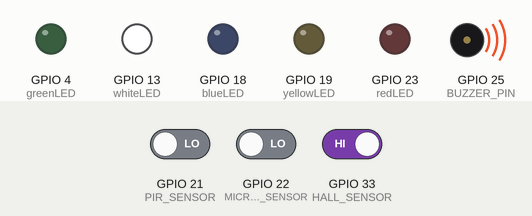
Simulated run of this program. Board: ESP32. On the bench: output pins drawn as LEDs (lit = HIGH), buzzer (waves = sounding, pin HIGH). The inputs (shaded band) are chosen by the test bench; at power-on: GPIO 22 (MICROWAVE_SENSOR) LOW, GPIO 21 (PIR_SENSOR) LOW, GPIO 33 (HALL_SENSOR) HIGH. WiFi joins after 1.5 s; servers stay silent unless stated; uploads are accepted with an empty reply; what the program prints to the serial monitor is not drawn.

Above: at 2.7 s.
2.8 s: GPIO 22 (MICROWAVE_SENSOR) driven HIGH
At 5.6 s:
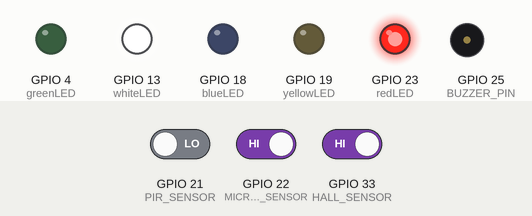
5.8 s: GPIO 22 (MICROWAVE_SENSOR) driven LOW
At 7.1 s:
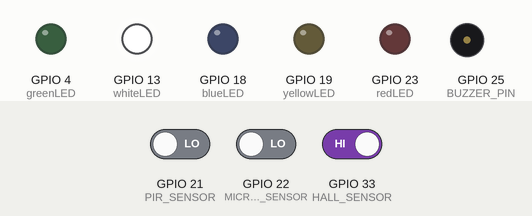
At 31.0 s:
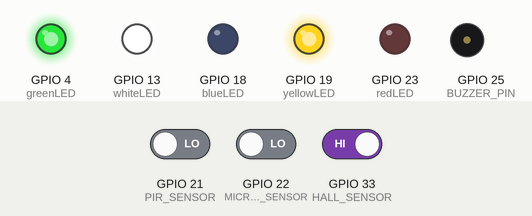
Timing chart, 0 to 31.6 s (numbered marks = the images above; inputs shaded):
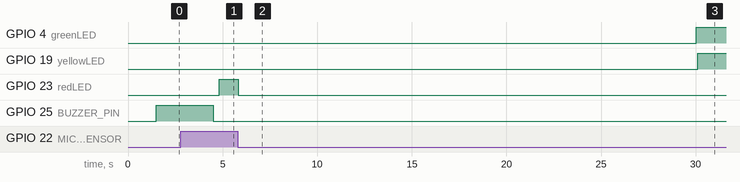

Measured:
- after the input at 2.8 s, GPIO 23 (redLED): LOW → HIGH after 2.0 s
- after the input at 5.8 s, GPIO 23 (redLED): HIGH → LOW at once

The program:

main.cpp
```cpp
#include "wifi_manager.h"
#include "motion_logic.h"

void setup() {
  Serial.begin(115200);
  setupSensors();
  connectToWiFi(WIFI_SSID, WIFI_PASSWORD);
  Serial.println("[SYSTEM] Initializare completă. Aștept calibrare...");

  xTaskCreate(WiFiCheckTask, "WiFiCheck", 2048, NULL, 2, NULL);
  xTaskCreate(calibratePirSensorTask, "PIRCalibrate", 1536, NULL, 3, NULL);
  xTaskCreate(handleHallMovementTask, "HallSensor", 2048, NULL, 4, NULL);
  xTaskCreate(handlePirMovementTask, "PIRSensor", 2048, NULL, 4, NULL);
  xTaskCreate(handleRadarMovementTask, "RadarSensor", 6144, NULL, 3, NULL);
  xTaskCreate(possibleHumanMovementDetectedTask, "HumanMovement", 6144, NULL, 4, NULL);
}

// Bucla principală – verificare logică senzori și semnalare
void loop() {
  vTaskDelay(1000);


}
```

alarm.h
```cpp
// alarm.h
#ifndef ALARM_H
#define ALARM_H

#include <Arduino.h>
#define BUZZER_PIN 25
#define ALARM_DURATION 3000

void setupAlarm();
void triggerAlarm();
void handleAlarm();

#endif
```

firebase_notifier.h
```cpp
#ifndef FIREBASE_NOTIFIER_H
#define FIREBASE_NOTIFIER_H

#include <Arduino.h>
#include <WiFiClientSecure.h>
#include <HTTPClient.h>

class FirebaseNotifier {
public:
    FirebaseNotifier(const String& functionUrl);
    bool sendNotification(const String& title, const String& body, const String& token);

private:
    String url;
};

#endif
```

led.h
```cpp
#ifndef LEDS_H
#define LEDS_H

#include <Arduino.h>

#define yellowLED 19
#define blueLED 18
#define redLED 23
#define greenLED 4
#define whiteLED 13

void setupLed();
void turnYellowLedOn();
void turnBlueLedOn();
void turnRedLedOn();
void turnYellowLedOff();
void turnBlueLedOff();
void turnRedLedOff();
void turnGreenLedOn();
void turnGreenLedOff();
void turnWhiteLedOn();
void turnWhiteLedOff();
void turnAllLedsOff();
void turnAllLedsOn();

#endif // LEDS_H
```

microwave_sensor.h
```cpp
#ifndef MICROWAVE_SENSOR_H
#define MICROWAVE_SENSOR_H

#include <Arduino.h>

#define MICROWAVE_SENSOR 22 // Pinul la care este conectat senzorul radar

void setupMicrowaveSensor();
bool isRadarActive();

#endif
```

motion_logic.h
```cpp
#ifndef MOTION_LOGIC_H
#define MOTION_LOGIC_H

#include <Arduino.h>
#include "pir_sensor.h"
#include "hall_sensor.h"
#include "microwave_sensor.h"
#include "led.h"
#include "alarm.h"


void setupSensors();

void handleRadarMovementTask(void *parameter);
void handleHallMovementTask(void *paramter);
void handlePirMovementTask(void *parameter);
void possibleHumanMovementDetectedTask(void *parameter);


#endif
```

pir_sensor.h
```cpp
#ifndef PIR_SENSOR_H
#define PIR_SENSOR_H

#include "led.h"

#define PIR_SENSOR 21

void setupPirSensor();
void calibratePirSensorTask(void* parameter);
bool isPirActive();

extern bool pirCalibrated;
extern unsigned long pirCalibrationStart;

#endif
```

wifi_manager.h
```cpp
#ifndef WIFI_MANAGER_H
#define WIFI_MANAGER_H

#include <WiFi.h>
#include <Arduino.h>

extern char* WIFI_SSID;
extern char* WIFI_PASSWORD;
void WiFiCheckTask(void* parameter);
void connectToWiFi( char* ssid,  char* password);


#endif // WIFI_MANAGER_H
```

alarm.cpp
```cpp
// alarm.cpp
#include "alarm.h"

bool isAlarmActive  = false;
static unsigned long alarmStartTime = 0;

void setupAlarm() {
  digitalWrite(BUZZER_PIN, LOW);
  pinMode(BUZZER_PIN, OUTPUT);

}


/**
 * @brief Pornește alarma dacă nu este deja activă. (Non-blocant)
 */
void triggerAlarm() {
  if (!isAlarmActive) {
    isAlarmActive = true;
    alarmStartTime = millis();
    digitalWrite(BUZZER_PIN, HIGH);
    Serial.println("[ALARM] Alarma a fost pornită.");
  }
}

/**
 * @brief Gestionează starea alarmei, oprind-o după expirarea duratei.
 * Această funcție este non-blocantă și trebuie apelată repetat.
 */
void handleAlarm() {
  if (isAlarmActive && (millis() - alarmStartTime >= ALARM_DURATION)) {
    digitalWrite(BUZZER_PIN, LOW);
    isAlarmActive = false;
    Serial.println("[ALARM] Alarma a fost oprită.");
  }
}


// void triggerAlarm() {
//   if (!alarmTriggered) {
//     alarmTriggered = true;
//     Serial.println("ALARMĂ: Porneste alarma!");
//     digitalWrite(BUZZER_PIN, HIGH);
//     // delay(ALARM_DURATION);
//     vTaskDelay(pdMS_TO_TICKS(ALARM_DURATION));
//     digitalWrite(BUZZER_PIN, LOW);
//   }
// }

// void triggerAlarm() {
//     if (alarmTriggered) {
//         // Verificăm dacă a trecut timpul
//         if (millis() - alarmStartTime >= ALARM_DURATION) {
//             digitalWrite(BUZZER_PIN, LOW);
//             alarmTriggered = false;
//             Serial.println("[ALARM] Buzzer oprit (timeout).");
//         }
//         return;
//     }

//     // Dacă nu e activ, îl pornim
//     alarmTriggered = true;
//     alarmStartTime = millis();
//     digitalWrite(BUZZER_PIN, HIGH);
//     Serial.println("[ALARM] Buzzer pornit.");
// }
```

firebase_notifier.cpp
```cpp
#include "firebase_notifier.h"

FirebaseNotifier::FirebaseNotifier(const String& functionUrl)
    : url(functionUrl) {}

bool FirebaseNotifier::sendNotification(const String& title, const String& body, const String& token) {
    WiFiClientSecure client;
    client.setInsecure(); // ⚠️ folosește cu grijă în producție

    HTTPClient https;
    if (!https.begin(client, url)) {
        Serial.println("[FirebaseNotifier] Eroare la initializarea HTTP");
        return false;
    }

    https.addHeader("Content-Type", "application/json");

    String jsonPayload = "{\"title\":\"" + title + "\",\"body\":\"" + body + "\",\"token\":\"" + token + "\"}";

    int httpCode = https.POST(jsonPayload);

    if (httpCode > 0) {
        String response = https.getString();
        Serial.printf("[FirebaseNotifier] Raspuns (%d): %s\n", httpCode, response.c_str());
        https.end();
        return (httpCode == 200);
    } else {
        Serial.printf("[FirebaseNotifier] Eroare POST: %s\n", https.errorToString(httpCode).c_str());
        https.end();
        return false;
    }
}
```

led.cpp
```cpp
#include "led.h"

void setupLed() {
  pinMode(yellowLED, OUTPUT);
  pinMode(blueLED, OUTPUT);
  pinMode(redLED, OUTPUT);
  pinMode(greenLED, OUTPUT);
  pinMode(whiteLED, OUTPUT);
}

/**
 * Aprinde LED-ul galben.
 */
void turnYellowLedOn() {
  digitalWrite(yellowLED, HIGH);
}

/**
 * Stinge LED-ul galben.
 */
void turnYellowLedOff() {
  digitalWrite(yellowLED, LOW);
}

/**
 * Aprinde LED-ul albastru.
 */
void turnBlueLedOn() {
  digitalWrite(blueLED, HIGH);
}

/**
 * Stinge LED-ul albastru.
 */
void turnBlueLedOff() {
  digitalWrite(blueLED, LOW);
}

/**
 * Aprinde LED-ul roșu.
 */
void turnRedLedOn() {
  digitalWrite(redLED, HIGH);
}

/**
 * Stinge LED-ul roșu.
 */
void turnRedLedOff() {
  digitalWrite(redLED, LOW);
}

/**
 * Aprinde LED-ul verde.
 */
void turnGreenLedOn() {
  digitalWrite(greenLED, HIGH);
}

/**
 * Stinge LED-ul verde.
 */
void turnGreenLedOff() {
  digitalWrite(greenLED, LOW);
}
/**
 * Aprinde LED-ul alb.
 */
void turnWhiteLedOn() {
  digitalWrite(whiteLED, HIGH);
}
/**
 * Stinge LED-ul alb.
 */
void turnWhiteLedOff() {
  digitalWrite(whiteLED, LOW);
}
```

microwave_sensor.cpp
```cpp
#include "microwave_sensor.h"


void setupMicrowaveSensor() {
    pinMode(MICROWAVE_SENSOR, INPUT);
}

bool isRadarActive() {
    bool retVal = false;
    bool radarRead = digitalRead(MICROWAVE_SENSOR);

    if (radarRead == HIGH) {
        retVal = true;
       Serial.println("[ALERT] Radarul detectează mișcare!");

    }
    return retVal;
}
```

motion_logic.cpp
```cpp
#include "motion_logic.h"
#include "firebase_notifier.h"

FirebaseNotifier notifier("https://trimitenotificare-k4cqa7es6q-uc.a.run.app");

// const char* fcmToken = "eRiTsUcEQie-m46eBIpPUk:APA91bE8Kjw3gJ2BWzmmsZqNaSEZGetyKLiecFPD9TlHadBXWdV4KZgAjk9z-epH68vFKLZoGHJG0feMF3BxaOJPBnWwhuNz4AObnWxwQWWzTbFF2EcgsV4";
const char* fcmToken = "d-OlFNUNSaSStUUsL05ofB:APA91bEd8ifGV-IIX15CJZHAbQovskC4MzL32mM5iDDON5GwLeoFdeWnYgYar0-lrmNf4lxb0AK54yycQB8TD_DMpMU4LOOp-UwBM_8Bi4DTAi1pYVpuNbA";

void setupSensors() {
    setupPirSensor();
    setupHallSensor();
    setupMicrowaveSensor();
    setupLed();
    setupAlarm();
}


void handleHallMovementTask(void *paramter){
    for(;;){
        if(pirCalibrated){
        bool hall = isHallSensorTriggered();

        if (hall) {
            turnYellowLedOn();
        } else {
            turnYellowLedOff();
        }
    }
vTaskDelay(pdMS_TO_TICKS(100));
    }
}

void handlePirMovementTask(void *parameter){
    for (;;) {
        if(pirCalibrated){
            bool pir = isPirActive();

            if (pir) {
                Serial.println("[ALERT] Mișcare detectată la PIR!");
                turnBlueLedOn();  // Aprinde LED-ul albastru pentru a indica mișcarea
            } else {
                turnBlueLedOff(); // Stinge LED-ul albastru dacă nu este detectată mișcare
            }
        }
        vTaskDelay(pdMS_TO_TICKS(100));
    }
}
void possibleHumanMovementDetectedTask(void *parameter) {
    static bool notificareTrimisa = false;

    for (;;) {

         handleAlarm();

        bool pirActive = isPirActive();
        bool hallActive = isHallSensorTriggered();


        if (pirActive || hallActive) {
            if (!notificareTrimisa) {
                Serial.println("[ALERT] Posibilă mișcare umană detectată!");

                triggerAlarm();

                // Trimite notificare
                notifier.sendNotification(
                   "Mișcare detectată",
                   "Sistemul a detectat o posibilă mișcare umană.",
                   fcmToken
               );

                notificareTrimisa = true; // Marchează că am trimis
            }
        } else {
            notificareTrimisa = false; // Resetăm flagul dacă nu mai e mișcare
        }


        vTaskDelay(pdMS_TO_TICKS(50));
    }
}


// void possibleHumanMovementDetectedTask(void *parameter){
//     // Verificăm dacă senzorul PIR este activ
//     bool pirActive = isPirActive();
//     // Verificăm dacă senzorul radar este activ
//     bool hallActive = isHallSensorTriggered();
//     for(;;){

//     if (pirActive || hallActive) {
//         Serial.println("[ALERT] Posibilă mișcare umană detectată!");
//         triggerAlarm();  // Poate declanșa o alarmă sau trimite o notificare

//     } else {

//     }
//          vTaskDelay(pdMS_TO_TICKS(100));
//     }
// }


void handleRadarMovementTask(void *parameter) {
    static unsigned long radarStartTime = 0;
    static bool notificareTrimisa = false;

    for (;;) {
        if (isRadarActive()) {
            if (radarStartTime == 0) {
                radarStartTime = millis(); // Începem cronometrul
            }

            if (millis() - radarStartTime >= 2000) {
                Serial.println("[ALERT] Mișcare umană confirmată de radar!");
                turnRedLedOn();

                if (!notificareTrimisa) {
                    notifier.sendNotification(
                        "Mișcare confirmată",
                        "Radarul a detectat o mișcare continuă.",
                        fcmToken
                    );
                    notificareTrimisa = true; // Trimitem o singură dată
                }
            }
        } else {
            radarStartTime = 0;       // Resetăm cronometrul
            notificareTrimisa = false; // Permitem o nouă notificare la următoarea activare
            turnRedLedOff();
        }

        vTaskDelay(pdMS_TO_TICKS(100));
    }
}


// void handleRadarMovementTask(void *parameter) {
//     // Variabilă statică pentru a memora momentul când a început detecția.
//     // '0' înseamnă că niciun cronometru nu este activ.
//     static unsigned long radarStartTime = 0;
//     for(;;){
//     // Verificăm dacă senzorul radar este activ
//     if (isRadarActive()) {
//         // Radar-ul este activ.

//         // Dacă este prima dată când îl vedem activ (cronometrul e 0), pornim cronometrul.
//         if (radarStartTime == 0) {
//             radarStartTime = millis();
//         }

//         // Verificăm dacă au trecut 2 secunde (2000 ms) de activitate continuă.
//         if (millis() - radarStartTime >= 1000) {
//             // CONDIȚIE ÎNDEPLINITĂ: Mișcare confirmată.
//             // Executăm acțiunile direct aici.
//             Serial.println("[ALERT] Mișcare umană confirmată de radar!");
//             turnRedLedOn(); // Sau orice altă acțiune dorită
//         }

//     } else {
//         // Radar-ul NU este activ. Resetăm totul.
//         radarStartTime = 0; // Oprim cronometrul
//         turnRedLedOff();   // Oprim acțiunea (ex: stingem LED-ul)
//     }   //inlocuiesc cu if(retval/status) { ... } pentru a evita confuziile
// vTaskDelay(pdMS_TO_TICKS(100));
// }
// }
```

pir_sensor.cpp
```cpp
#include "pir_sensor.h"

bool pirCalibrated = false;
unsigned long pirCalibrationStart = 0;

void setupPirSensor() {
    pinMode(PIR_SENSOR, INPUT);
    pirCalibrationStart = millis();
}


void calibratePirSensorTask(void *parameter) {
    for(;;){
        if (!pirCalibrated && (millis() - pirCalibrationStart >= 30000)) {
            pirCalibrated = true;
            turnGreenLedOn();
        }
        else {
        }
        vTaskDelay(pdMS_TO_TICKS(100));
    }
}

bool isPirActive() {
    bool retVal = false;
    if (!pirCalibrated) {
        return retVal;
    }

    bool pirRead = digitalRead(PIR_SENSOR);
    if (pirRead == HIGH) {
        retVal = true;
    }
    return retVal;
}
```

wifi_manager.cpp
```cpp
#include "wifi_manager.h"
#include "led.h"
// Definirea unui timp maxim de așteptare în milisecunde
const unsigned long WIFI_CONNECTION_TIMEOUT = 15000; // 15 secunde
char* WIFI_SSID = "IonutMoto";
char* WIFI_PASSWORD = "12345678";

void connectToWiFi( char* ssid,  char* password) {
    Serial.print("Conectare la reteaua: ");
    Serial.println(ssid);

    WiFi.begin(ssid, password);

    unsigned long startTime = millis();

    // Așteaptă conectarea sau expirarea timpului
    while (WiFi.status() != WL_CONNECTED) {
        if (millis() - startTime > WIFI_CONNECTION_TIMEOUT) {
            Serial.println("\nConectare esuata (timeout)!");
            return; // Ieși din funcție dacă a durat prea mult
        }
        Serial.print(".");


    }

    // Aici ajunge doar dacă s-a conectat cu succes
    Serial.println("\nConectat la reteaua WiFi!");
    turnWhiteLedOn();

}

void WiFiCheckTask(void* parameter) {

    for (;;) {
        if (WiFi.status() != WL_CONNECTED) {
            Serial.println("Conexiune WiFi pierduta. Se incearca reconectarea...");
            connectToWiFi(WIFI_SSID, WIFI_PASSWORD);
        }

        vTaskDelay(pdMS_TO_TICKS(500)); // verifică la fiecare 10 secunde
    }
}
```

hall_sensor.h
```cpp
#ifndef DOOR_SENSOR_H
#define DOOR_SENSOR_H

#include <Arduino.h>
#define HALL_SENSOR 33 // Pinul la care este conectat senzorul de ușă

void setupHallSensor();
bool isHallSensorTriggered();

#endif
```

hall_sensor.cpp
```cpp
#include "hall_sensor.h"

void setupHallSensor() {
  pinMode(HALL_SENSOR, INPUT_PULLUP);
}

bool isHallSensorTriggered() {
  bool retVal = false;
  bool hallSensor = digitalRead(HALL_SENSOR);

  if (hallSensor == HIGH) {
    retVal = true;
  } else {
    retVal = false;
  }

  return retVal;

}
```
